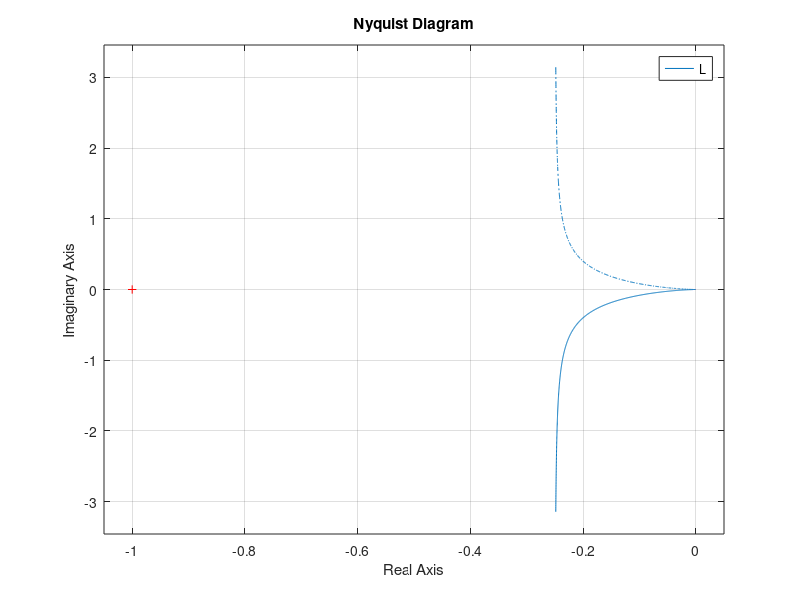

Write MATLAB code to recreate this figure.
%a
s=tf('s');
G=1/(1+s)^2;
C=(1+s)^2/(s*(1+s/4));
L=zpk(minreal(G*C,1e-3));
R=C/(1+L);
r=1/s;
u=zpk(minreal(R*r,1e-3));
[num,dem]=tfdata(u,'v');
[r,p]=residue(num,dem);
%c
T=zpk(minreal(L/(1+L),1e-3));
Q=zpk(minreal(G/(1+L),1e-3));
S=zpk(minreal(1/(1+L),1e-3));
R=zpk(minreal(C/(1+L),1e-3));
%BİBO stability için polellarına bakıyoruz
pole(T)
pole(Q)
pole(S)
pole(R)
%d
nyquist(L);
%e

S_1=-S;
w0=1;
sin_u_bar=0.5;
[mag,phi]=bode(S_1,1);
y_sin_bar=mag*sin_u_bar;
phi_rad=phi/180*pi;



%f
y=zpk(minreal(3*T+2*S,1e-3));
K=1*dcgain(y);